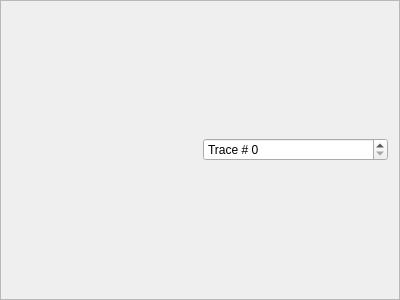
<?xml version="1.0" encoding="UTF-8"?>
<ui version="4.0">
 <class>trace_plot</class>
 <widget class="QFrame" name="trace_plot">
  <property name="geometry">
   <rect>
    <x>0</x>
    <y>0</y>
    <width>400</width>
    <height>300</height>
   </rect>
  </property>
  <property name="windowTitle">
   <string>Frame</string>
  </property>
  <property name="frameShape">
   <enum>QFrame::StyledPanel</enum>
  </property>
  <property name="frameShadow">
   <enum>QFrame::Raised</enum>
  </property>
  <layout class="QHBoxLayout" name="horizontalLayout">
   <item>
    <widget class="QwtPlot" name="plot"/>
   </item>
   <item>
    <widget class="QSpinBox" name="idxSpinBox">
     <property name="specialValueText">
      <string/>
     </property>
     <property name="prefix">
      <string>Trace # </string>
     </property>
    </widget>
   </item>
  </layout>
 </widget>
 <customwidgets>
  <customwidget>
   <class>QwtPlot</class>
   <extends>QFrame</extends>
   <header>qwt_plot.h</header>
  </customwidget>
 </customwidgets>
 <resources/>
 <connections/>
</ui>
